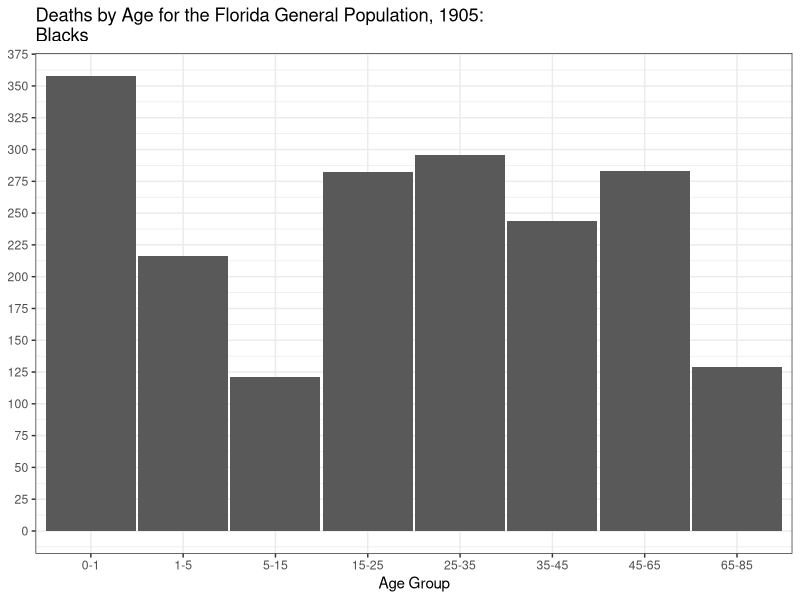
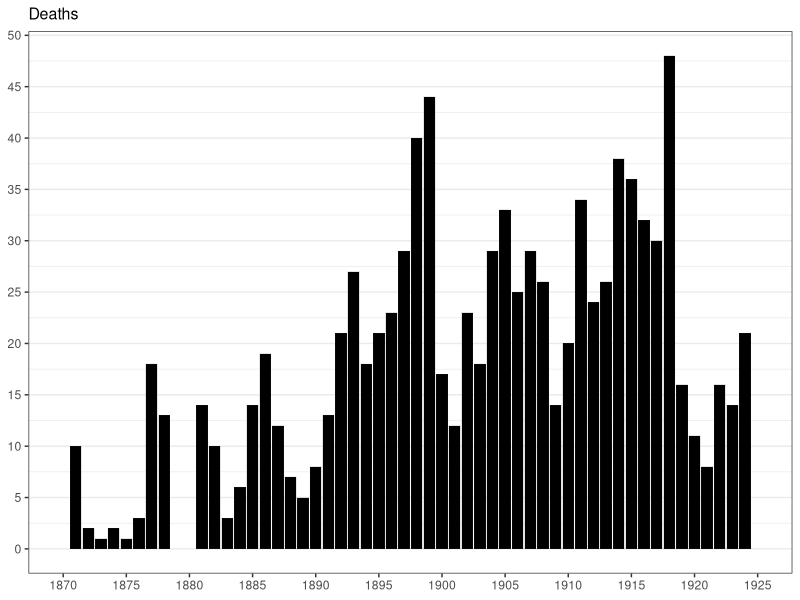
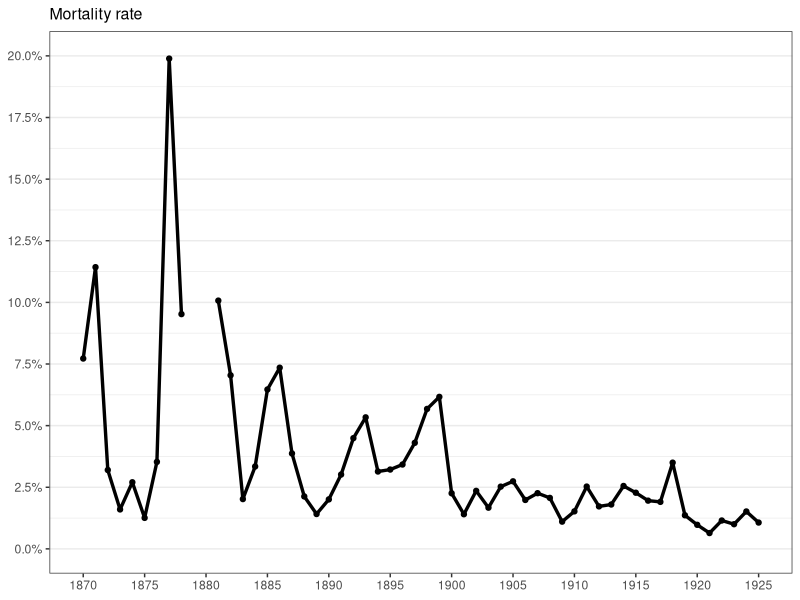
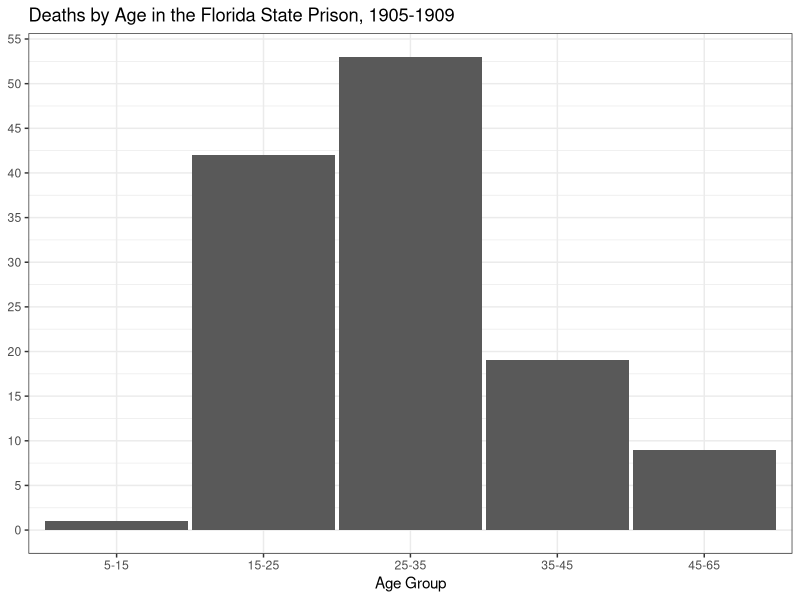
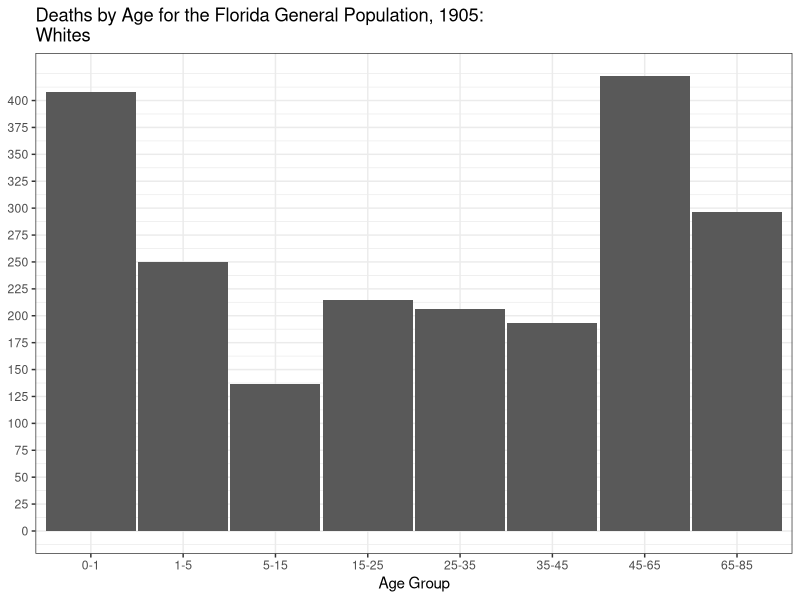

The R script that drew these images, in order: (Note: this script raises an error after producing the figures.)


#+++++++++++++++++++++++++++++++++++++++++++++++++++++++++++++++++++++
# Compare age distribution of deaths among prisoners (1905-1909) to 
# that of whites and blacks in the Florida general population (1905) 
#+++++++++++++++++++++++++++++++++++++++++++++++++++++++++++++++++++++

# The mortality rate among prisoners (2.2% after 1901) was consistently over three times greater than the mortality rate of the
# Florida general population as meausred in 1905 (0.66%). 

# Sources: General population deaths: The Ninth Biennial Report of the Commissioner of Agriculture - 
# State of Florida for the Period Beginning January 1, 1905, and Ending December 31, 1906.

# The age of prisoners who died in custody was recorded in the Biennial Reports for the years
# 1905 through 1909.

library(tidyverse)

# mortality by age ====

population.deaths <- tibble(
  lwr = c(0, 1, 5, 15, 25, 35, 45, 65),
  upr = c(1, 5, 15, 25, 35, 45, 65, 85),
  class = 1:8,
  wcount = c(408,
             250,
             137, 
             215,
             206,
             193,
             423,
             296),
  bcount = c(358,
             216,
             121,
             282,
             296,
             244,
             283,
             129))

population.deaths$class <- paste(population.deaths$lwr, 
                                              population.deaths$upr, sep = '-')

population.deaths$class <- factor(population.deaths$class,
                                  ordered = TRUE,
                                  levels = c("0-1", "1-5", "5-15", 
                                  "15-25", "25-35", "35-45", "45-65", "65-85"))

prison.deaths <- read_csv("data/prisoner-age-at-time-of-death-1905-1909.csv")

prison.deaths$class <- cut(prison.deaths$Age, 
                           breaks = c(0, population.deaths$upr),
                           ordered.result= T)

# figures


white <- ggplot(population.deaths) +
  geom_col(aes(x=class, y=wcount), width = .975) +
  scale_x_discrete(breaks = population.deaths$class) +
  scale_y_continuous(breaks = seq(0, 400, 25)) +
  labs(title = "Deaths by Age for the Florida General Population, 1905:\nWhites",
       x = "Age Group", y = NULL) +
  theme_bw()

black <- ggplot(population.deaths) +
  geom_col(aes(x=class, y=bcount), width = .975) +
  scale_x_discrete(breaks = population.deaths$class) +
  scale_y_continuous(breaks = seq(0, 400, 25)) +
  labs(title = "Deaths by Age for the Florida General Population, 1905:\nBlacks",
       x = "Age Group", y = NULL) +
  theme_bw()


prison <- ggplot(prison.deaths) +
  geom_histogram(aes(class), stat = "count", width = .975) +
  scale_x_discrete(breaks = prison.deaths$class,
                   labels = prison.deaths$class) +
  scale_x_discrete(labels = c("5-15", "15-25", "25-35", "35-45", "45-65")) +
  scale_y_continuous(breaks = seq(0, 400, 5)) +
  labs(title = "Deaths by Age in the Florida State Prison, 1905-1909",
       x = "Age Group", y = NULL) +
  theme_bw()

ages_fig <- gridExtra::arrangeGrob(white, black, prison, ncol = 3)

ggsave("figures/figure8-age-of-dead.png", ages_fig,
       width = 16, height = 6)  

# mortality by year ====

penal_data <- read_csv("data/prisoner_char.csv")

deaths <- ggplot(penal_data, aes(x = year, y = deaths)) +
  geom_col(aes(x = year, y = deaths), 
           fill = 'black', color = "gray25", size = .05) + 
  scale_x_continuous(breaks = seq(1870, 1930, 5), 
                     labels=seq(1870, 1930, 5),
                     name = NULL,
                     lim = c(1870, 1925)) +
  scale_y_continuous(breaks = seq(0, 80, 5),
                     name = NULL) +
  ggtitle("Deaths") +
  theme_bw() + 
  theme(panel.grid.minor.x=element_blank(),
        panel.grid.major.x=element_blank()) +
  theme(plot.title = element_text(size = 11.5),
        plot.caption = element_text(size =8,
                                    hjust=0.5))

# mortality rate: linear interpolation of population using zoo package
mortality_rate <- penal_data %>%
  mutate(Pop_avg = zoo::na.approx(object = penal_data$prison_population_mean,
                        x = 1869:1930)) %>%
  # filter(year < 1926) %>%
  mutate(mortality_rate = deaths / Pop_avg) %>%
  ggplot(aes(x = year, y = mortality_rate)) +
  geom_line(col = 'black', lwd = 1.15) +
  scale_x_continuous(breaks = seq(1870, 1925, 5), 
                     labels=seq(1870, 1925, 5),
                     name = NULL,
                     lim = c(1870, 1925)) +
  scale_y_continuous(breaks = seq(0, 1, .025),
                     labels = scales::percent,
                     name = NULL,
                     lim = c(0, .2)) +
  geom_point(col = 'black') +  
  ggtitle("Mortality rate") +
  theme_bw() +
  theme(panel.grid.minor.x=element_blank(),
        panel.grid.major.x=element_blank()) +
  theme(plot.title = element_text(size = 11.5),
        plot.caption = element_text(size =8,
                                    hjust=0.5))

# save figure ====

mortality_fig <- arrangeGrob(deaths, mortality_rate, ncol = 2)

ggsave("figures/figure2-annual-mortality.png", mortality_fig,
       width = 11, height = 6, dpi = 650)









